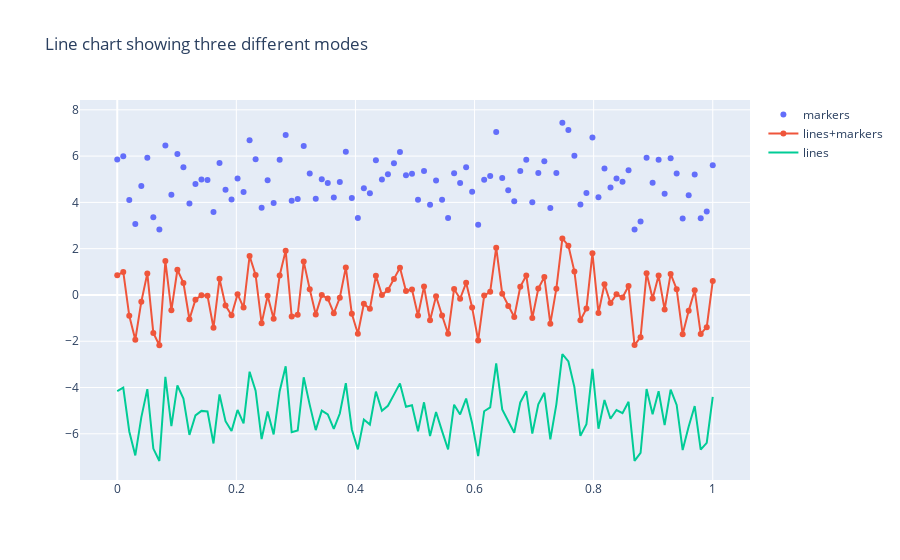

Notebook cell for this chart:
### Markdown cell above
# Line Plot

### Code cell
import numpy as np

# 100 values from the interval <0,1>, equidistantly divided
x_values = np.linspace(0,1,100)

# 100 sample from a standard normal distribution
y_values = np.random.randn(100)

# create traces
trace0 = go.Scatter(
    x = x_values,
    y = y_values+5,
    mode = 'markers',
    name = 'markers'
)

trace1 = go.Scatter(
    x = x_values,
    y = y_values,
    mode = 'lines+markers',
    name = 'lines+markers'
)

trace2 = go.Scatter(
    x = x_values,
    y = y_values-5,
    mode = 'lines',
    name = 'lines'
)

# create the data
data = [trace0, trace1, trace2] # assign traces to data

# create the layout
layout = go.Layout(
    title = 'Line chart showing three different modes'
)

# create the fig
fig = go.Figure(data=data, layout=layout)
fig.show()
